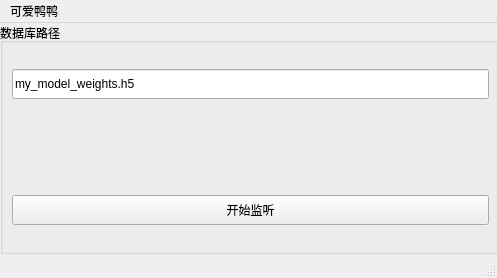
<?xml version="1.0" encoding="UTF-8"?>
<ui version="4.0">
 <class>MainWindow</class>
 <widget class="QMainWindow" name="MainWindow">
  <property name="geometry">
   <rect>
    <x>0</x>
    <y>0</y>
    <width>497</width>
    <height>278</height>
   </rect>
  </property>
  <property name="windowTitle">
   <string>MainWindow</string>
  </property>
  <widget class="QWidget" name="centralwidget">
   <widget class="QWidget" name="verticalLayoutWidget">
    <property name="geometry">
     <rect>
      <x>0</x>
      <y>0</y>
      <width>501</width>
      <height>231</height>
     </rect>
    </property>
    <layout class="QVBoxLayout" name="verticalLayout">
     <item>
      <widget class="QGroupBox" name="groupBox">
       <property name="title">
        <string>数据库路径</string>
       </property>
       <layout class="QVBoxLayout" name="verticalLayout_2">
        <item>
         <widget class="QLineEdit" name="lineEdit">
          <property name="maximumSize">
           <size>
            <width>16777215</width>
            <height>30</height>
           </size>
          </property>
          <property name="text">
           <string>my_model_weights.h5</string>
          </property>
         </widget>
        </item>
        <item>
         <widget class="QLabel" name="label">
          <property name="maximumSize">
           <size>
            <width>16777215</width>
            <height>30</height>
           </size>
          </property>
          <property name="text">
           <string/>
          </property>
         </widget>
        </item>
        <item>
         <spacer name="verticalSpacer">
          <property name="orientation">
           <enum>Qt::Vertical</enum>
          </property>
          <property name="sizeType">
           <enum>QSizePolicy::Fixed</enum>
          </property>
          <property name="sizeHint" stdset="0">
           <size>
            <width>20</width>
            <height>20</height>
           </size>
          </property>
         </spacer>
        </item>
        <item>
         <widget class="QPushButton" name="pushButton">
          <property name="maximumSize">
           <size>
            <width>16777215</width>
            <height>30</height>
           </size>
          </property>
          <property name="text">
           <string>开始监听</string>
          </property>
         </widget>
        </item>
       </layout>
      </widget>
     </item>
    </layout>
   </widget>
  </widget>
  <widget class="QMenuBar" name="menubar">
   <property name="geometry">
    <rect>
     <x>0</x>
     <y>0</y>
     <width>497</width>
     <height>26</height>
    </rect>
   </property>
   <widget class="QMenu" name="menu">
    <property name="title">
     <string>可爱鸭鸭</string>
    </property>
   </widget>
   <addaction name="menu"/>
  </widget>
  <widget class="QStatusBar" name="statusbar"/>
 </widget>
 <resources/>
 <connections/>
</ui>
